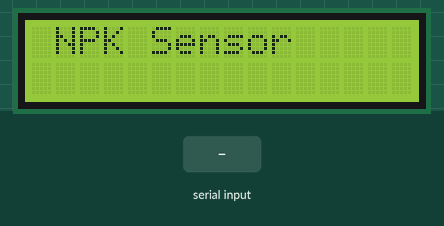
This sketch was run on a simulated Arduino Uno, built with avr-gcc and run on an emulated ATmega328P. Shown: 16×2 character LCD. The inputs (shaded band) are chosen by the test bench. What the sketch prints to the serial monitor is not drawn.

Above: at 0.1 s.
At 6.5 s:
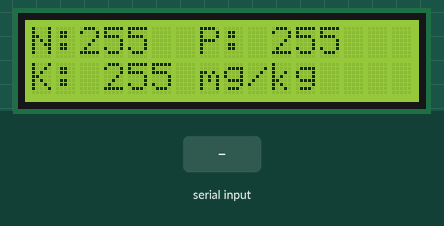
6.6 s: "1" received over the second serial link
Timing chart, 0 to 9.6 s (numbered marks = the images above; inputs shaded):
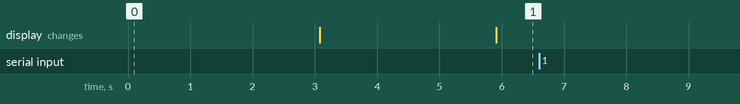

Measured:
- after the input at 6.6 s, every drawn part: stays the same

The sketch:

NPK_Sensor_test.ino
```cpp
#include <SoftwareSerial.h>
#include <Wire.h>
#include <LiquidCrystal_I2C.h>

#define RE 8
#define DE 7

const byte nitro[] = {0x01,0x03, 0x00, 0x1e, 0x00, 0x01, 0xe4, 0x0c};
const byte phos[] = {0x01,0x03, 0x00, 0x1f, 0x00, 0x01, 0xb5, 0xcc};
const byte pota[] = {0x01,0x03, 0x00, 0x20, 0x00, 0x01, 0x85, 0xc0};

byte values[11];
SoftwareSerial mod(2,3);


LiquidCrystal_I2C lcd(0x27, 16, 2);

void setup() {
  Serial.begin(9600);
  mod.begin(9600);
  pinMode(RE, OUTPUT);
  pinMode(DE, OUTPUT);


  lcd.begin(2,3);
  lcd.backlight();
  lcd.print(" NPK Sensor");
  delay(3000);
  lcd.clear();
}

void loop() {
  byte val1, val2, val3;
  val1 = nitrogen();
  delay(250);
  val2 = phosphorous();
  delay(250);
  val3 = potassium();
  delay(250);

  Serial.print("Nitrogen: ");
  Serial.print(val1);
  Serial.println(" mg/kg");
  Serial.print("Phosphorous: ");
  Serial.print(val2);
  Serial.println(" mg/kg");
  Serial.print("Potassium: ");
  Serial.print(val3);
  Serial.println(" mg/kg");
  delay(2000);
  lcd.setCursor(0, 0);
  lcd.print("N:");
  lcd.print(val1);
  lcd.print("  P: ");
  lcd.print(val2);

  lcd.setCursor(0,1);
  lcd.print("K: ");
  lcd.print(val3);
  lcd.print(" mg/kg");
}

byte nitrogen(){
  digitalWrite(DE,HIGH);
  digitalWrite(RE,HIGH);
  delay(10);
  if(mod.write(nitro,sizeof(nitro))==8){
    digitalWrite(DE,LOW);
    digitalWrite(RE,LOW);
    for(byte i=0;i<7;i++){
      values[i] = mod.read();
      Serial.print(values[i],HEX);
    }
    Serial.println();
  }
  return values[4];
}

byte phosphorous(){
  digitalWrite(DE,HIGH);
  digitalWrite(RE,HIGH);
  delay(10);
  if(mod.write(phos,sizeof(phos))==8){
    digitalWrite(DE,LOW);
    digitalWrite(RE,LOW);
    for(byte i=0;i<7;i++){
      values[i] = mod.read();
      Serial.print(values[i],HEX);
    }
    Serial.println();
  }
  return values[4];
}

byte potassium(){
  digitalWrite(DE,HIGH);
  digitalWrite(RE,HIGH);
  delay(10);
  if(mod.write(pota,sizeof(pota))==8){
    digitalWrite(DE,LOW);
    digitalWrite(RE,LOW);
    for(byte i=0;i<7;i++){
      values[i] = mod.read();
      Serial.print(values[i],HEX);
    }
    Serial.println();
  }
  return values[4];
}
```
